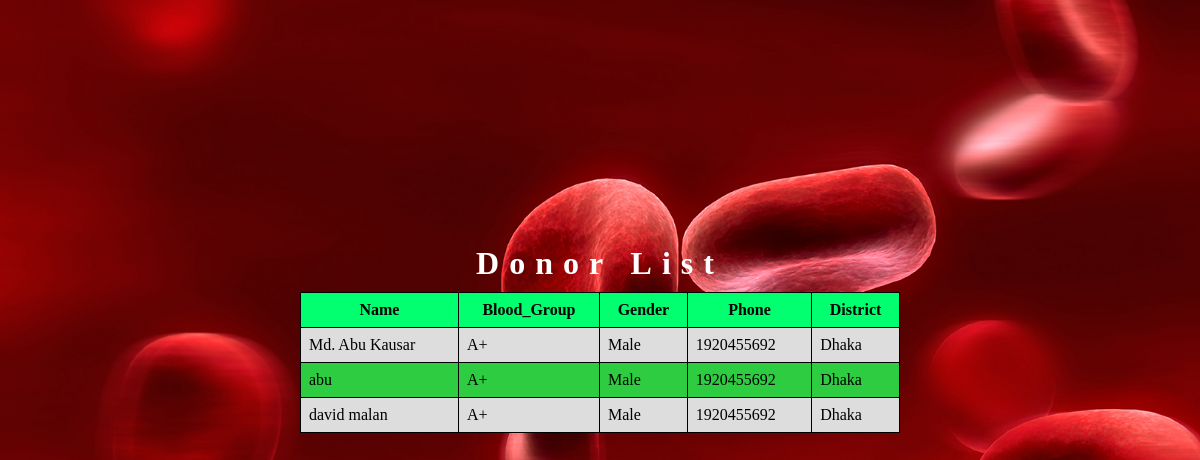
Screenshot of /donorlist.php with the database file from the repository.
### tables this page shows
CREATE TABLE `donor` (
  `name` varchar(50) NOT NULL,
  `blood_group` varchar(15) NOT NULL,
  `last_donation_date` date NOT NULL,
  `gender` varchar(10) NOT NULL,
  `contact_no` int(15) NOT NULL,
  `weight` varchar(10) NOT NULL,
  `date_of_birth` date NOT NULL,
  `living_district` varchar(30) NOT NULL,
  `email` varchar(50) NOT NULL,
  `id` int(10) UNSIGNED NOT NULL
);

### donorlist.php (the view, shortened to what this page needs)
<?php require ("config.php"); ?>
<html>
    <head>
    </head>
    <body style="background-color:#01FF70;">
    <div class="main">
		<div class="maincontent">
			<br><br/>
			<table>
				<br><br><br>
				<caption><strong>Donor List</strong></caption>
				<th style="background-color: #01FF70">Name</th>
				<th style="background-color: #01FF70">Blood_Group</th>
				<th style="background-color: #01FF70">Gender</th>
				<th style="background-color: #01FF70">Phone</th>
				<th style="background-color: #01FF70">District</th>
				<?php
					$sql = "SELECT name, blood_group, gender, contact_no, living_district FROM donor";
					$result = $conn->query($sql);
					if ($result==true) {
						while($row = $result->fetch_assoc()) {
							echo "<tr>";
								echo "<td>".$row['name']."</td>";
								echo "<td>".$row['blood_group']."</td>";
								echo "<td>".$row['gender']."</td>";
								echo "<td>".$row['contact_no']."</td>";
								echo "<td>".$row['living_district']."</td>";
							echo "</tr>";
							}
					} else {
						echo ("<h1>List empty!</h1>");
					}
				?>
			</table>
			<br />
			<br />
			<br />
			<br />
		</div>
	</div>
    </body>
</html>

### donorlist.php (style rules this page uses)
body { background-image:url(images/image1.jpg); background-size:cover; }
caption { text-align: center; margin-bottom: 5px; font-size: 200%; padding: 5px; letter-spacing: 10px; font-weight: bold; color: white; }
table { position:absolute; top:30%; left:25%; border-collapse: collapse; width: 50%; }
th, td { border: 1px solid black; padding: 8px; }
tr:nth-child(even) { background-color: #dddddd; }
tr:nth-child(odd) { background-color: #2ECC40; }

### rows the page displays
donor: name "Md. Abu Kausar", blood_group "A+", gender "Male", contact_no "1920455692", living_district "Dhaka"
donor: name "abu", blood_group "A+", gender "Male", contact_no "1920455692", living_district "Dhaka"
donor: name "david malan", blood_group "A+", gender "Male", contact_no "1920455692", living_district "Dhaka"
